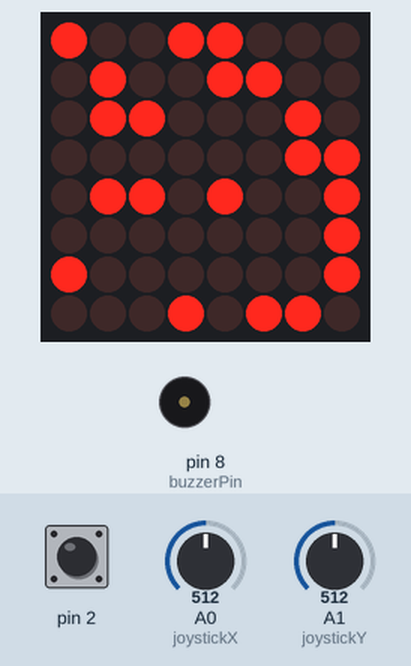
A sketch run on a simulated Arduino Uno, built with avr-gcc and run on an emulated ATmega328P. Shown: 8×8 LED matrix, buzzer (waves = sounding). The test bench sets the inputs (shaded band); at power-on: pin 2 HIGH, A0 (joystickX) = 512, A1 (joystickY) = 512. Random numbers use the default seed unless the sketch sets one.

Above: at 1.8 s.
1.9 s: pin 2 pulled LOW for 1 s
At 3.4 s:
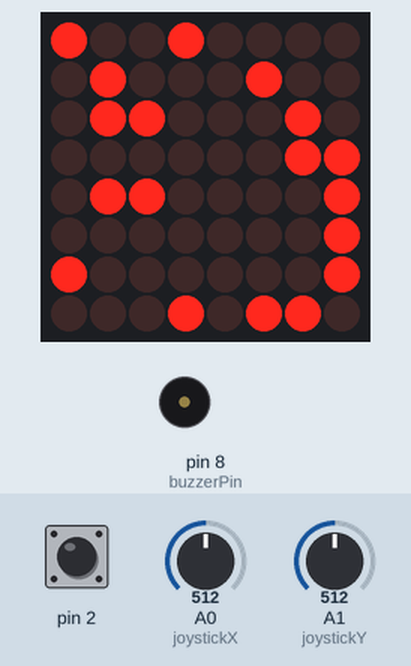
4.4 s: A0 (joystickX) set to 716
At 5.0 s:
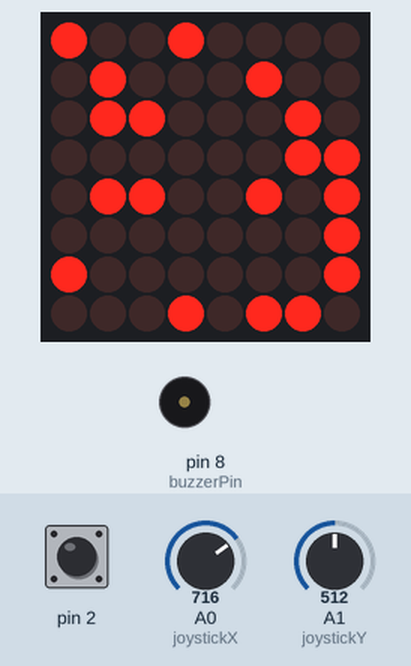
7.4 s: pin 2 pulled LOW for 0.15 s
At 8.1 s:
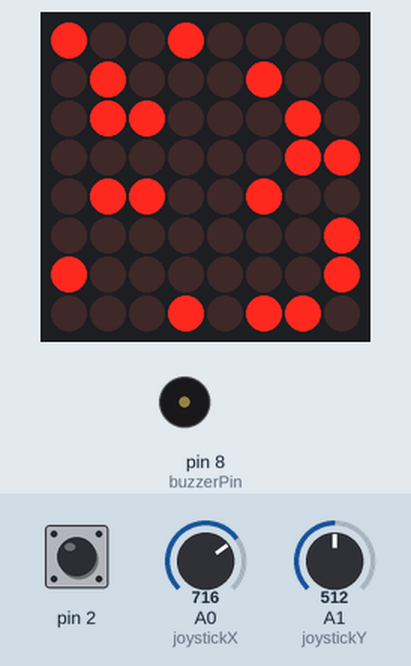
9.7 s: pin 2 pulled LOW for 3.2 s
At 13.8 s:
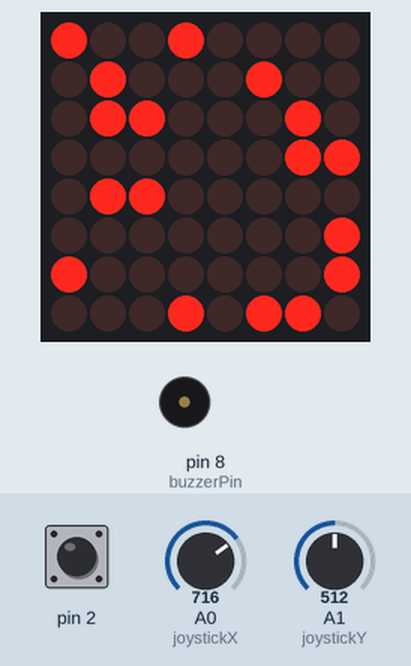
Timing chart, 0 to 15.3 s (numbered marks = the images above; inputs shaded):
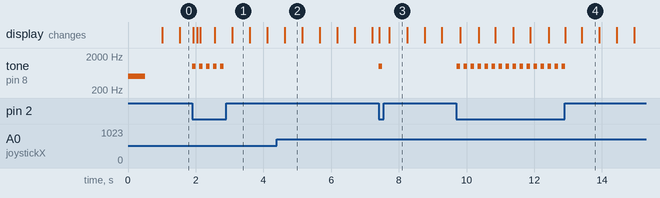

Measured:
- after the input at 1.9 s, tone on pin 8 (buzzerPin): alternates 1000 Hz for 0.10 s and silent for 0.11 s, 10 changes in all, then stays silent, starting at once
- after the input at 7.4 s, tone on pin 8 (buzzerPin): silent → 1000 Hz at once, → silent 0.10 s later
- after the input at 9.7 s, tone on pin 8 (buzzerPin): alternates 1000 Hz for 0.10 s and silent for 0.11 s, 32 changes in all, then stays silent, starting at once
- what the display in image 1 shows lasts 0.5 s, from 3.1 s to 3.6 s

The sketch:

main.ino
```cpp
#include "LedControl.h"

// Define enum for game elements
enum GameElement
{
  Empty,
  PlayerType,
  BulletType,
  Wall
};
enum Direction
{
  Up,
  Down,
  Left,
  Right,
  None
};
const int buzzerPin = 8;
struct Bullet
{
  byte x;
  byte y;
  bool state;
  Direction direction;
};

struct Player
{
  byte x;
  byte y;
  bool state;
  Direction lastDirection;
};

const int maxBullets = 10;
Bullet bullets[maxBullets];
int bulletCount = 0;
// Pins and matrix configuration
const byte dinPin = 12;
const byte clockPin = 11;
const byte loadPin = 10;
const byte matrixSize = 8;
LedControl lc = LedControl(dinPin, clockPin, loadPin, 1);

// Matrix state
GameElement matrix[matrixSize][matrixSize] = {Empty}; // 8x8 matrix of GameElements

// Player configuration

Player player = {4, 4, true, Up};

unsigned long bulletBlinkPeriodFrame = 1;
unsigned long playerBlinkPeriodFrame = 50; // at every 50th frame it should blink
unsigned long lastBlinkTime = 0;

// Joystick configuration
const int joystickX = A0;
const int joystickY = A1;
int joystickCenter = 512;
int joystickDeadZone = 100;
bool joystickCentered = true;

// Brightness
byte matrixBrightness = 3;
unsigned long currentFrame = 0;

const uint64_t smileyFace = 0x007e420024240000; // Smiley face bitmap
const uint64_t goText = 0x0077555751730000;     // "GO" text bitmap
void displayImage(uint64_t image)
{
  for (int row = 0; row < matrixSize; row++)
  {
    for (int col = 0; col < matrixSize; col++)
    {
      // Calculate the position of the bit in the bitmap
      uint64_t bit = 1ULL << (row * matrixSize + col);
      lc.setLed(0, row, col, (image & bit) != 0);
    }
  }
}

bool startGame = false;
void setup()
{
  pinMode(buzzerPin, OUTPUT);
  pinMode(2, INPUT_PULLUP);
  lc.shutdown(0, false);
  lc.setIntensity(0, matrixBrightness);
  lc.clearDisplay(0);
  randomSeed(analogRead(0));
  generateWalls(20);
  playStartSound();
  displayImage(goText);
  matrix[player.x][player.y] = PlayerType; // Initialize player position
}

void playShootSound()
{
  tone(buzzerPin, 1000, 100); // Play a tone at 1000 Hz for 100 ms
}

void playWinSound()
{
  tone(buzzerPin, 2000, 500); // Play a higher tone at 2000 Hz for 500 ms
}

void playStartSound()
{
  tone(buzzerPin, 500, 500); // Play a lower tone at 500 Hz for 500 ms
}
void generateWalls(int numberOfWalls)
{
  int placedWalls = 0;
  while (placedWalls < numberOfWalls)
  {
    int randX = random(matrixSize);
    int randY = random(matrixSize);

    // Check if the position is not in the center and is empty
    if (!((randX > 2 && randX < 6) && (randY > 2 && randY < 6)) && matrix[randX][randY] == Empty)
    {
      matrix[randX][randY] = Wall;
      placedWalls++;
    }
  }
}

void updateMatrix()
{
  unsigned long currentTime = millis();
  currentFrame++;
  for (int row = 0; row < matrixSize; row++)
  {
    for (int col = 0; col < matrixSize; col++)
    {
      bool ledState = false;
      switch (matrix[row][col])
      {
      case PlayerType:
        ledState = player.state;
        player.state = (currentFrame / playerBlinkPeriodFrame) % 2;
        break;
      case BulletType:
        // Implement bullet blinking logic here
        ledState = (currentFrame / bulletBlinkPeriodFrame) % 3; // Example: Fast blinking
        break;
      case Wall:
        ledState = true; // Walls are always visible (not blinking)
        break;
      default:
        ledState = false; // Empty space
      }
      lc.setLed(0, row, col, ledState);
    }
  }
}
void shootBullet()
{
  playShootSound();
  if (bulletCount < maxBullets)
  {
    Bullet newBullet;
    newBullet.x = player.x;
    newBullet.y = player.y;
    newBullet.direction = player.lastDirection;

    switch (newBullet.direction)
    {
    case Up:
      if (newBullet.y > 0)
        newBullet.y--; // Move bullet one step up
      break;
    case Down:
      if (newBullet.y < matrixSize - 1)
        newBullet.y++; // Move bullet one step down
      break;
    case Left:
      if (newBullet.x > 0)
        newBullet.x--; // Move bullet one step left
      break;
    case Right:
      if (newBullet.x < matrixSize - 1)
        newBullet.x++; // Move bullet one step right
      break;
    default:
      break;
    }
    matrix[newBullet.y][newBullet.x] = BulletType;
    bullets[bulletCount++] = newBullet;
  }
}

bool gameOver = false;
void checkForRemainingWalls()
{
  for (int row = 0; row < matrixSize; row++)
  {
    for (int col = 0; col < matrixSize; col++)
    {
      if (matrix[row][col] == Wall)
      {
        return; // Wall found, game not finished
      }
    }
  }
  gameOver = true;
  return; // No walls found, game finished
}

void moveBullets()
{
  for (int i = 0; i < bulletCount; i++)
  {
    // Save current position
    byte currentX = bullets[i].x;
    byte currentY = bullets[i].y;

    // Calculate next position based on direction
    switch (bullets[i].direction)
    {
    case Up:
      if (bullets[i].y > 0)
        bullets[i].y--;
      break;
    case Down:
      if (bullets[i].y < matrixSize - 1)
        bullets[i].y++;
      break;
    case Left:
      if (bullets[i].x > 0)
        bullets[i].x--;
      break;
    case Right:
      if (bullets[i].x < matrixSize - 1)
        bullets[i].x++;
      break;
    default:
      break;
    }

    // Check for collision with wall or boundary
    if (bullets[i].x == currentX && bullets[i].y == currentY)
    { // Bullet hit the boundary
      // Remove the bullet
      matrix[currentY][currentX] = Empty;
      bullets[i] = bullets[--bulletCount];
      i--;
    }
    else if (matrix[bullets[i].y][bullets[i].x] == Wall)
    { // Bullet hit a wall
      // Remove the bullet and the wall
      matrix[currentY][currentX] = Empty;         // Clear the old bullet position
      matrix[bullets[i].y][bullets[i].x] = Empty; // Destroy the wall
      bullets[i] = bullets[--bulletCount];        // Replace current bullet with the last one and decrease count
      i--;
    }
    else
    {
      // Update matrix with new bullet position
      matrix[currentY][currentX] = Empty;
      matrix[bullets[i].y][bullets[i].x] = BulletType;
    }
  }
}

int lastShootTime = 0;
int lastFrameTime = 0;
const int periodOfFrames = 10;

void movePlayer()
{
  int xVal = analogRead(joystickX) - joystickCenter;
  int yVal = analogRead(joystickY) - joystickCenter;

  // Check if joystick is back in the center
  if (abs(xVal) < joystickDeadZone && abs(yVal) < joystickDeadZone)
  {
    joystickCentered = true;
  }

  // Update player position based on joystick input
  if (joystickCentered)
  {
    byte newX = player.x;
    byte newY = player.y;

    if (abs(xVal) > joystickDeadZone)
    {
      if (xVal < 0 && player.x > 0)
        newX--;
      else if (xVal > 0 && player.x < matrixSize - 1)
        newX++;
      joystickCentered = false;
    }
    if (abs(yVal) > joystickDeadZone)
    {
      if (yVal < 0 && player.y > 0)
        newY--;
      else if (yVal > 0 && player.y < matrixSize - 1)
        newY++;
      joystickCentered = false;
    }

    // Update direction based on movement

    if (newX > player.x)
      player.lastDirection = Right;
    else if (newX < player.x)
      player.lastDirection = Left;
    else if (newY > player.y)
      player.lastDirection = Down;
    else if (newY < player.y)
      player.lastDirection = Up;
    // Check if the new position is a wall
    if (matrix[newY][newX] != Wall)
    {
      // Update player position
      matrix[player.y][player.x] = Empty; // Clear the old player position
      player.x = newX;
      player.y = newY;
      matrix[player.y][player.x] = PlayerType; // Set the new player position
    }
  }
}

void loop()
{

  if (!startGame && millis() > 1000)
  {
    startGame = true;
  }
  else if (gameOver)
  {
    playWinSound();
    displayImage(smileyFace);
    return;
  }
  else if (startGame)
  { // Check if enough time has passed since the last frame
    if (millis() - lastFrameTime < periodOfFrames)
      return;
    else
    {
      lastFrameTime = millis();
      // Read joystick input
      updateMatrix(); // Refresh the LED matrix
      movePlayer();
      moveBullets();
      if (digitalRead(2) == LOW && millis() - lastShootTime > 200)
      {
        shootBullet();
        lastShootTime = millis();
        // Debounce delay to prevent multiple bullets on a single press
      }
      checkForRemainingWalls();
    }
  }
}
```
